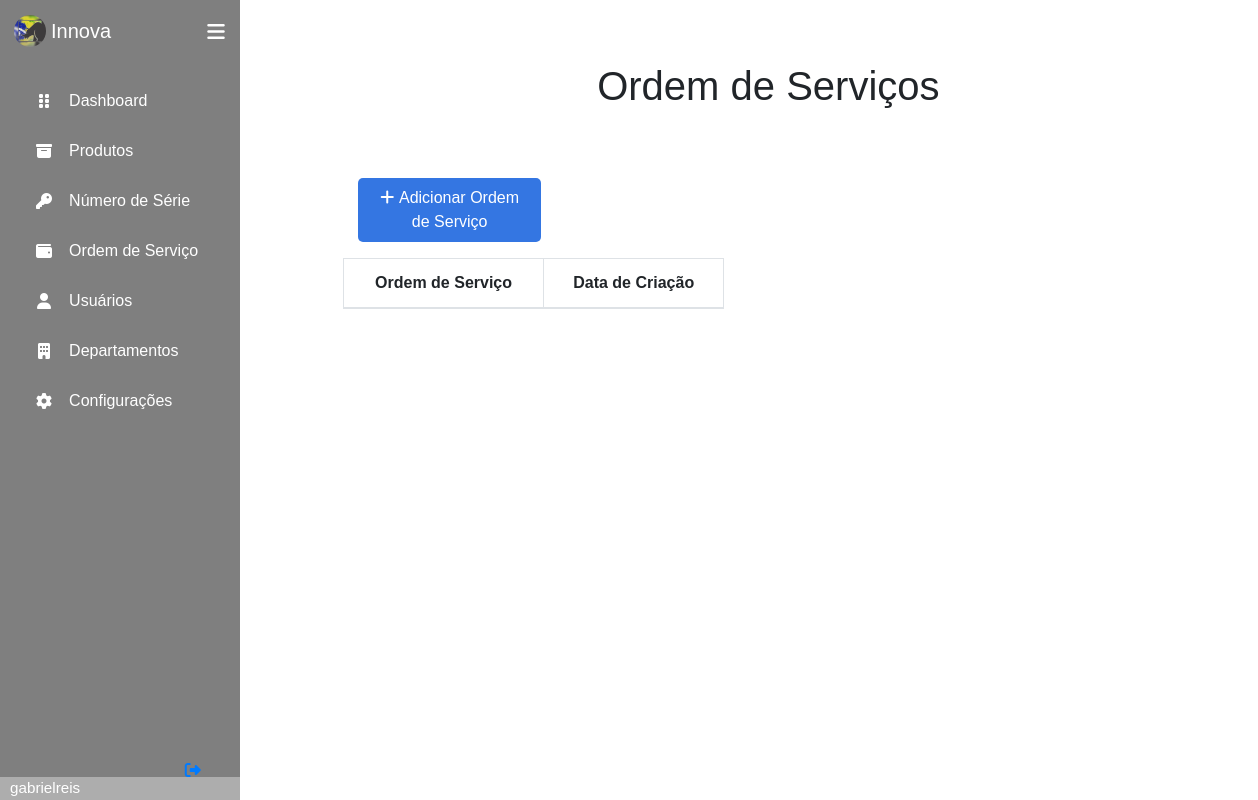
/workOrder/workOrder/ (signed in), run on an earlier commit of the app's database.
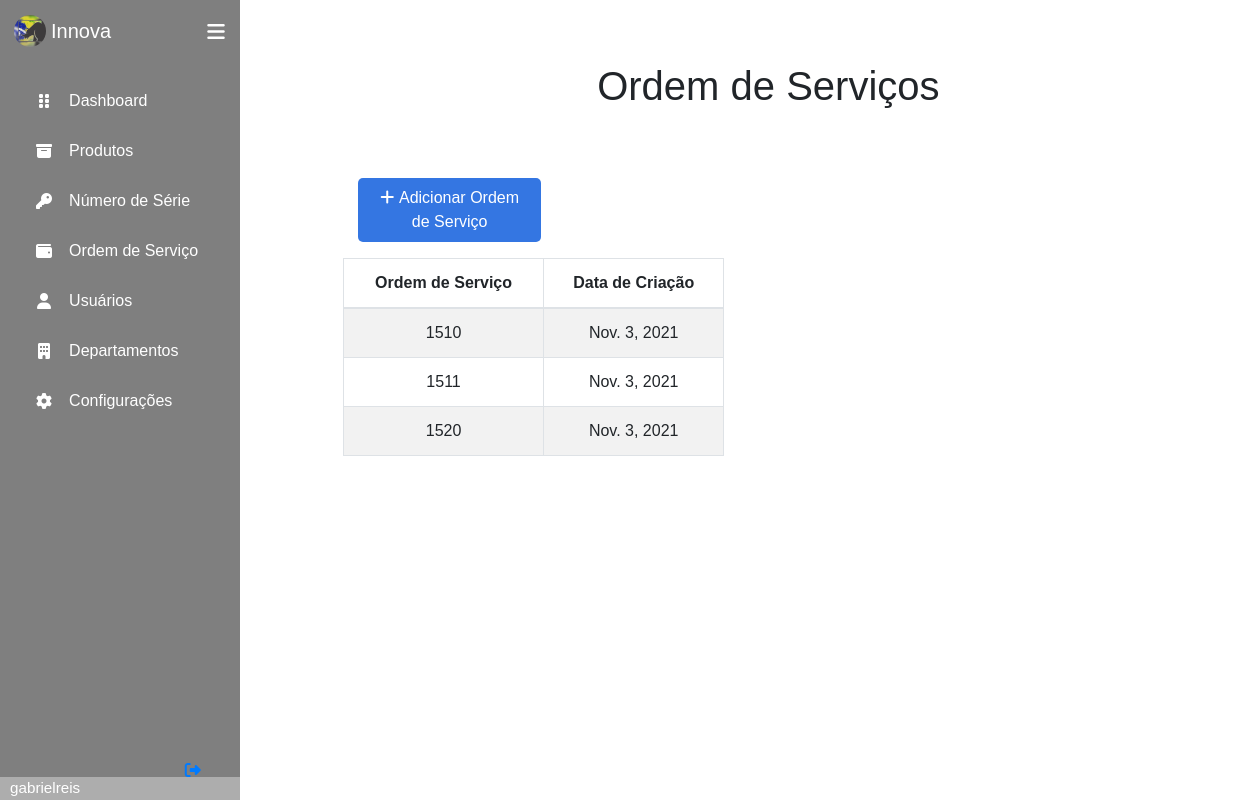
And on a later commit of the database.
### workOrder/models.py (models this page shows, shortened)
class OrdemServico(models.Model):
    OS = CharField(max_length=30, unique=True)
    dateCriacao = DateField(auto_now_add=True)

### workOrder/views.py (the view)
# urls.py: path("workOrder/", views.WorkOrderHome, name="Home_WorkOrder"),
def WorkOrderHome(request):
    workOrders = OrdemServico.objects.all().order_by('-dateCriacao')
    return render(request, 'workOrder/WorkOrder.html', {'workOrders' : workOrders})

### templates/workOrder/WorkOrder.html (shortened to what this page needs)
{% extends 'base.html' %}
{% block content %}
    <div class="container title">
        <h1>Ordem de Serviços</h1>
    </div>
    <div class="offset-1 col-9">
        <div class="container add-workorder-full">
            <a href="{% url 'workOrder:New_WorkOrder' %}" class="add-workorder">
                <div class="col-3 add-workorder-div">
                    <i class="fas fa-plus add-workorder-icon"></i>Adicionar Ordem de Serviço
                </div>
            </a>
        </div>
        <table class="table table-striped table-hover table-bordered col-6">
            <thead>
                <th scope="col">Ordem de Serviço</th>
                <th scope="col">Data de Criação</th>
            </thead>
             <tbody>
                {% for workOrder in workOrders %}
                    <tr scope="row">
                        <td>
                            {{ workOrder.OS }}
                        </td>
                        <td>
                            {{ workOrder.dateCriacao }}
                        </td>
                    </tr>
                {% endfor %}
            </tbody>
        </table>
    </div>
{% endblock %}

What changed in the data, as far as the page shows it:
added OrdemServico: OS "1510", dateCriacao "Nov. 3, 2021"
added OrdemServico: OS "1511", dateCriacao "Nov. 3, 2021"
added OrdemServico: OS "1520", dateCriacao "Nov. 3, 2021"
